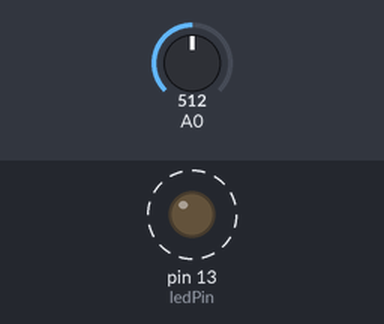
Simulated run of this sketch. Board: Arduino Uno, built with avr-gcc and run on an emulated ATmega328P. Parts: output pins drawn as LEDs (lit = HIGH). Dashed ring = blinking. The inputs (shaded band) are chosen by the test bench; at power-on: A0 = 512.

Above: at 1.8 s.
1.9 s: A0 set to 0
At 2.4 s:
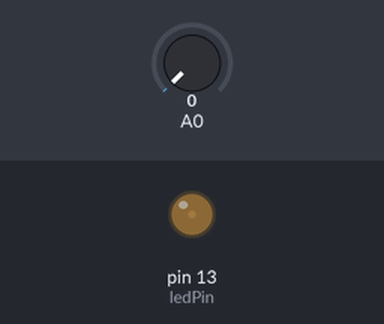
3.6 s: A0 set to 122
At 3.9 s:
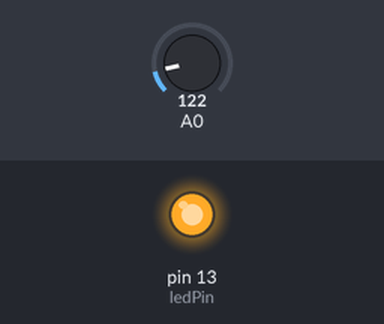
Timing chart, 0 to 13.1 s (numbered marks = the images above; inputs shaded):
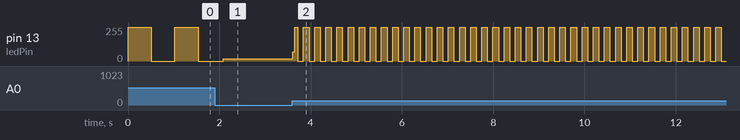

The sketch:

2-Lampeggiamentazione.ino
```cpp
//Paolo Bianchessi 3ic 03/11/2021


int ledPin = 13;
int v;
void setup() {
  pinMode (ledPin, OUTPUT); //LED
}

void loop () {
  int luce = analogRead (A0);
  digitalWrite(ledPin, HIGH);
  delay(luce);
  digitalWrite(ledPin, LOW);
  delay(luce);
}
```

Measured:
- after the input at 3.6 s, pin 13 (ledPin): 16/255 → 68/255 at once, then moves between 0/255 and 255/255, repeating every 0.24 s
- by itself, pin 13 (ledPin): alternates 255/255 for 0.51 s and 0/255 for 0.51 s
